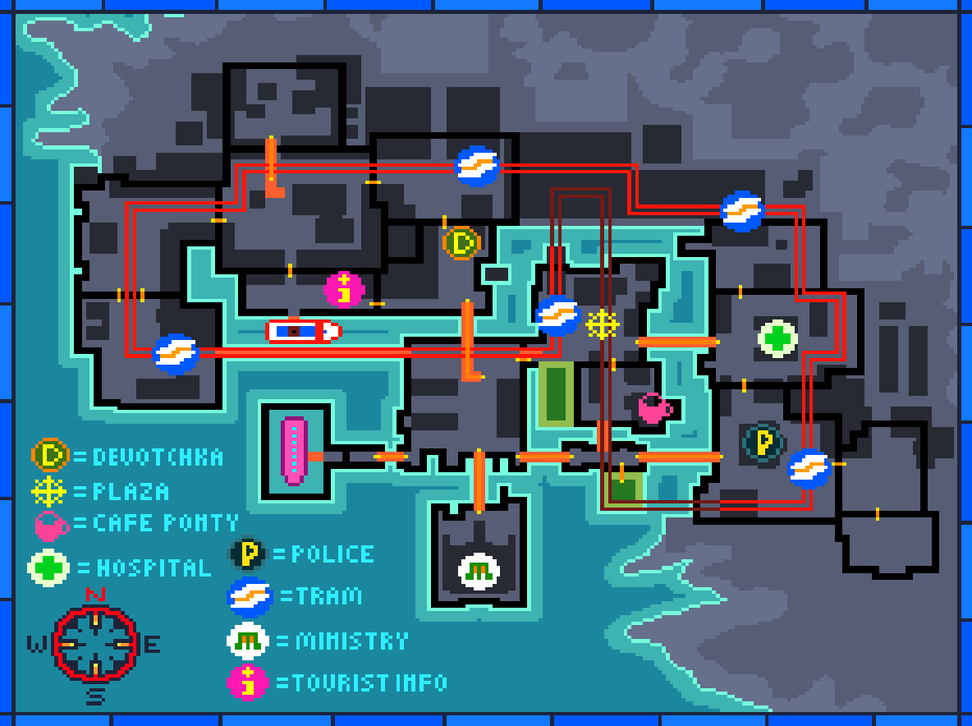
#> input picture imageProcessing/input.png, 972 x 726 px, shrunk from 1184 x 884 before the run
$ python script.py
#> lines starting #> are read from the running program, lines starting #| are printed output that depends on the picture; after the words box and inside, x2 and y2 are one past the last pixel; in counts of white or black regions, pixels touching at a corner belong together
from PIL import Image
import numpy as np

def remove_similar_rows_and_columns(image_path, output_path, similarity_threshold=0.99):
    # Load the image
#> called with image_path = 'input.png', output_path = 'output.png', similarity_threshold = 0.99
    img = Image.open(image_path)
#> img is the input picture: PIL image 972x726 RGB; mean R, G, B 66.6, 103.6, 124.3
    # Convert the image to a numpy array
    data = np.array(img)

    # Determine which rows to keep
    rows_to_keep = [True]  # Always keep the first row
    for i in range(1, data.shape[0]):
        # Calculate similarity with the previous row
        similarity = np.mean(data[i] == data[i-1])
        # If similarity is less than the threshold, keep the row
        if similarity < similarity_threshold:
            rows_to_keep.append(True)
        else:
            rows_to_keep.append(False)
#> this loop made 725 passes
#> similarity on passes 1 to 3: 1, 1, 1
#> after the loop, rows_to_keep = 726 items, first 6: True, False, False, False, False, False

    # Determine which columns to keep
    columns_to_keep = [True]  # Always keep the first column
    for i in range(1, data.shape[1]):
        # Calculate similarity with the previous column
        similarity = np.mean(data[:, i] == data[:, i-1])
        # If similarity is less than the threshold, keep the column
        if similarity < similarity_threshold:
            columns_to_keep.append(True)
        else:
            columns_to_keep.append(False)
#> this loop made 971 passes
#> after the loop, columns_to_keep = 972 items, first 6: True, False, False, False, False, False

    # Filter the data to remove similar rows and columns
    filtered_data = data[rows_to_keep, :][:, columns_to_keep]
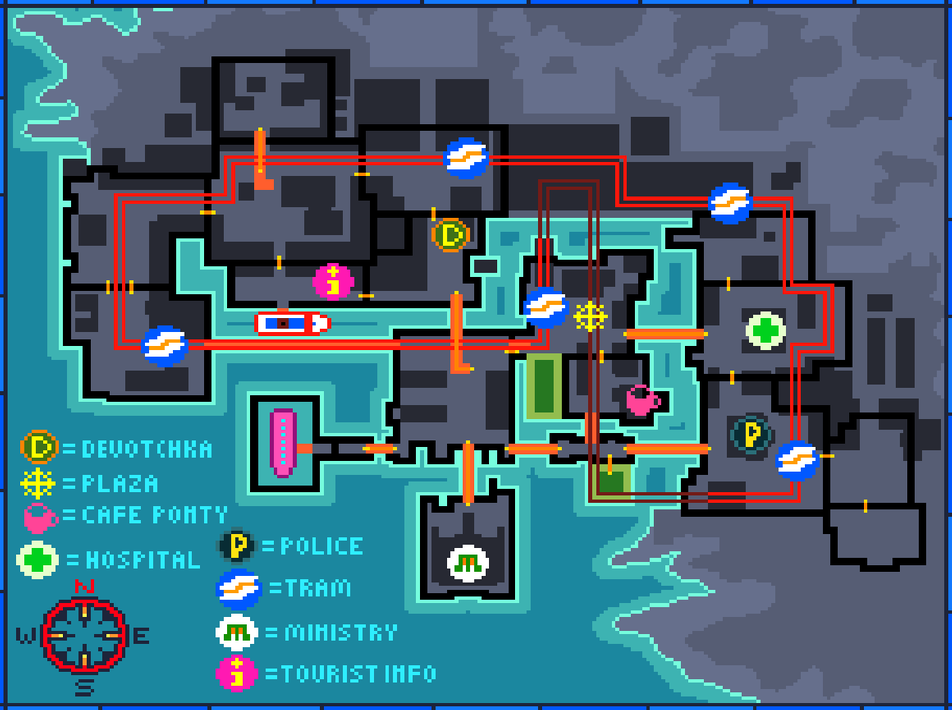
#> filtered_data: shape (710, 952, 3); mean R, G, B 68.6, 103.6, 120

    # Create a new image from the filtered data
    new_img = Image.fromarray(filtered_data)
    # Save the new image
    new_img.save(output_path)

def generate_similarity_mask(image_path, mask_path, similarity_threshold=0.95):
    # Assume the image has already been processed and saved to image_path
    # Load the processed image
#> called with image_path = 'output.png', mask_path = 'mask.png', similarity_threshold = 0.95
    img = Image.open(image_path)
    data = np.array(img)

    # Initialize mask with zeros (black)
    mask = np.zeros_like(data, dtype=np.uint8)

    # Check for row similarity
    for i in range(1, data.shape[0]):
        row_similarity = (data[i] == data[i-1]).all(axis=-1)
        mask[i][row_similarity] = 255  # Set to white where similar
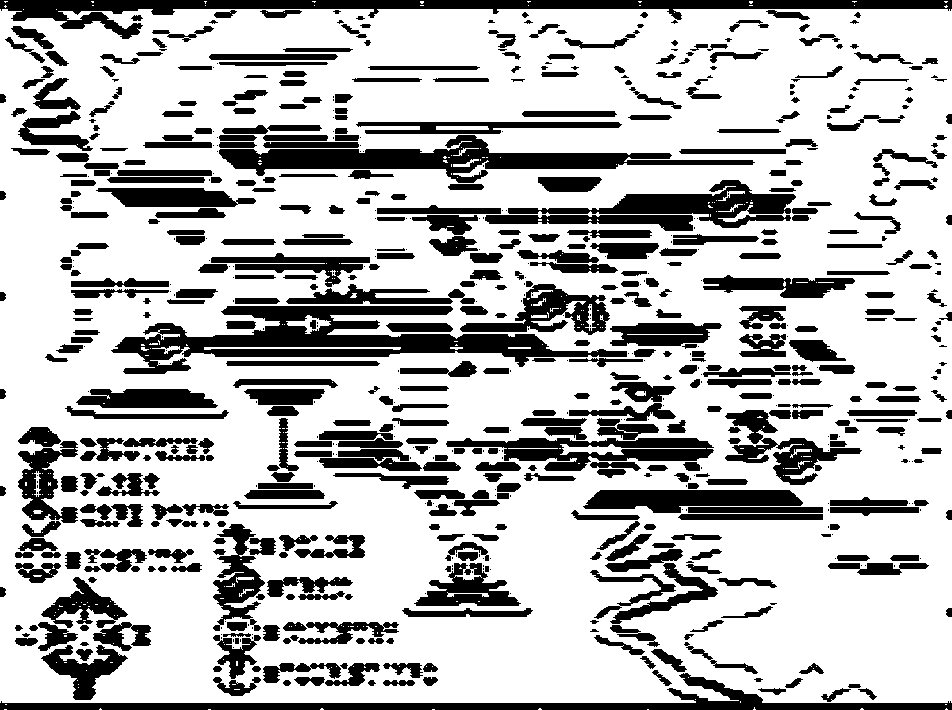
#> mask: shape (710, 952, 3); 72.4% white; 760 black regions (240 under 20 px), largest, box (x1, y1, x2, y2) and area: (111, 306, 627, 374) 12874, (0, 0, 952, 39) 10281, (219, 135, 755, 183) 8734

    # Check for column similarity
    for i in range(1, data.shape[1]):
        col_similarity = (data[:, i] == data[:, i-1]).all(axis=-1)
        mask[:, i][col_similarity] = 255  # Set to white where similar
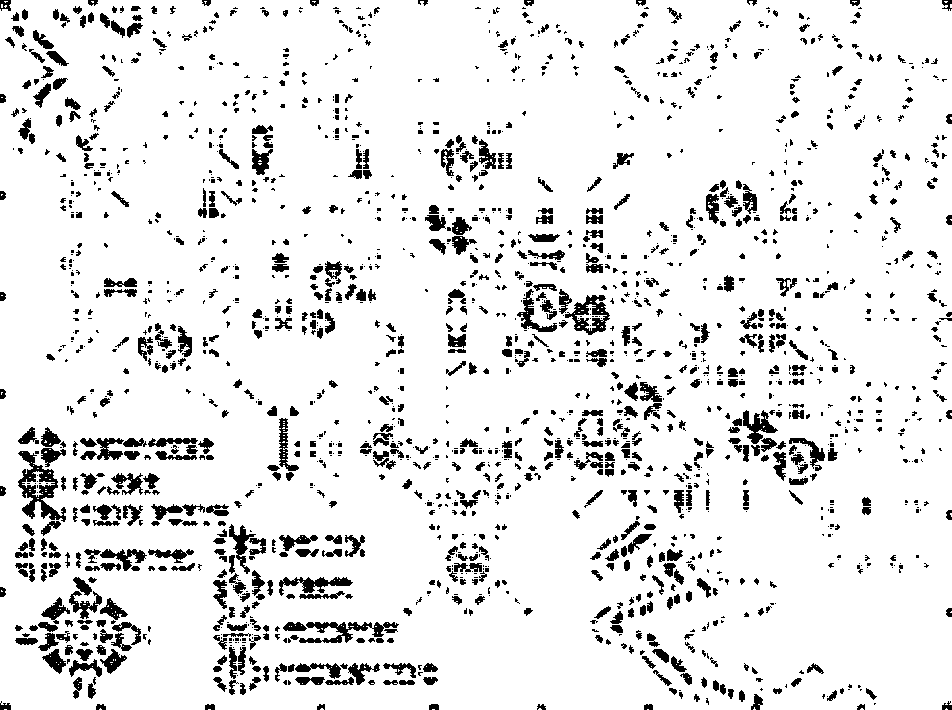
#> mask: shape (710, 952, 3); 90.3% white; 1949 black regions (1111 under 20 px), largest, box (x1, y1, x2, y2) and area: (18, 451, 66, 522) 1313, (299, 622, 399, 643) 831, (565, 295, 610, 335) 814

    # Save the mask
    Image.fromarray(mask).save(mask_path)

# Path to the input and output images
input_path = 'input.png'
output_path = 'output.png'

# Call the function
remove_similar_rows_and_columns(input_path, output_path)

# Path to the processed image and the mask image
processed_image_path = 'output.png'
mask_path = 'mask.png'

# Generate the mask
generate_similarity_mask(processed_image_path, mask_path)
